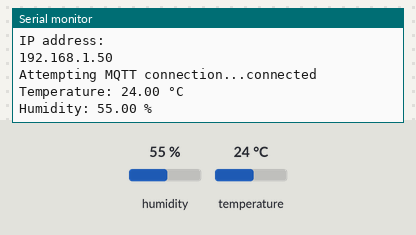
Recording of a sketch running on a simulated ESP32. Parts: the last lines printed to the serial monitor. The inputs (shaded band) are chosen by the test bench; at power-on: humidity 55 %, temperature 24 °C. WiFi joins after 1.5 s; servers stay silent unless stated; no MQTT or app messages arrive unless stated.

Above: at 2.7 s.
2.8 s: humidity set to 22 %
At 4.4 s:
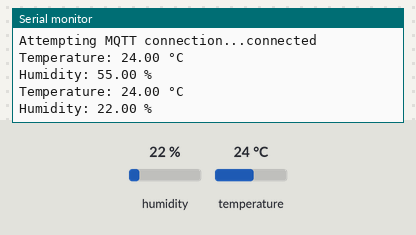
5.5 s: temperature set to 12 °C
At 6.8 s:
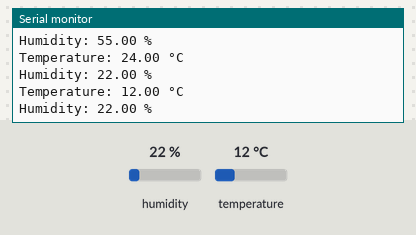
8.2 s: humidity set to 40 %
At 10.5 s:
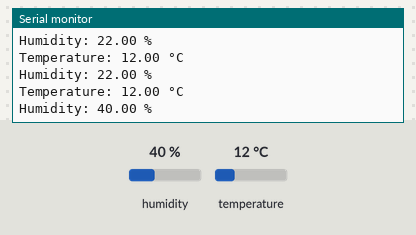
Timing chart, 0 to 12.0 s (numbered marks = the images above; inputs shaded):
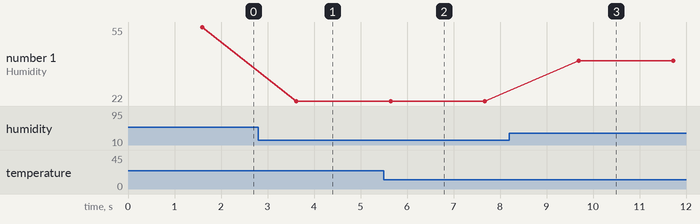

Measured:
- after the input at 2.8 s, the serial monitor: prints a new line after 0.82 s (image 1)
- after the input at 5.5 s, the serial monitor: prints a new line after 0.15 s (image 2)
- after the input at 8.2 s, the serial monitor: prints a new line after 1.5 s (image 3)
- plotted number 1: 55 → 22 after the input at 2.8 s, 22 → 40 after the input at 8.2 s

The sketch:

dht_mqtt.ino
```cpp
#include <WiFi.h>
#include <PubSubClient.h>
#include <DHT.h> // Include the DHT sensor library

#define DHTPIN 32      // Pin connected to DHT11 sensor
#define DHTTYPE DHT11  // Specify DHT sensor type as DHT11

DHT dht(DHTPIN, DHTTYPE); // Create a DHT object with specified pin and type

// Wi-Fi credentials
const char* ssid = "SIC_5G";
const char* password = "siccit@123";

// MQTT broker details
const char* mqtt_server = "mqtt.platinumrobotics.com";
const int mqttPort = 1883;
const char* mqttuser = "mqtt_user";
const char* mqttpassword = "8655167646";

// MQTT topics
const char* tempTopic = "ctrl/Sensor/Temperature";
const char* humidityTopic = "ctrl/Sensor/Humidity";

WiFiClient espClient;
PubSubClient client(espClient);

void setup_wifi() {
  delay(10);
  Serial.println();
  Serial.print("Connecting to ");
  Serial.println(ssid);

  WiFi.begin(ssid, password);

  while (WiFi.status() != WL_CONNECTED) {
    delay(500);
    Serial.print(".");
  }

  Serial.println();
  Serial.println("WiFi connected");
  Serial.println("IP address: ");
  Serial.println(WiFi.localIP());
}

void reconnect() {
  while (!client.connected()) {
    Serial.print("Attempting MQTT connection...");
    if (client.connect("dht11_client", mqttuser, mqttpassword)) {
      Serial.println("connected");
    } else {
      Serial.print("failed, rc=");
      Serial.print(client.state());
      Serial.println(" try again in 5 seconds");
      delay(5000);
    }
  }
}

void setup() {
  Serial.begin(9600);
  setup_wifi();
  client.setServer(mqtt_server, mqttPort);

  dht.begin(); // Initialize the DHT sensor
}

void loop() {
  if (!client.connected()) {
    reconnect();
  }
  client.loop();

  // Read temperature and humidity
  float temperature = dht.readTemperature();
  float humidity = dht.readHumidity();

  // Check if any reading failed
  if (isnan(temperature) || isnan(humidity)) {
    Serial.println("Failed to read from DHT sensor!");
    return;
  }

  // Print temperature and humidity
  Serial.print("Temperature: ");
  Serial.print(temperature);
  Serial.println(" °C");

  Serial.print("Humidity: ");
  Serial.print(humidity);
  Serial.println(" %");

  // Publish data to MQTT topics
  char tempStr[8];
  char humidityStr[8];
  dtostrf(temperature, 6, 2, tempStr);  // Convert temperature to string
  dtostrf(humidity, 6, 2, humidityStr); // Convert humidity to string

  client.publish(tempTopic, tempStr);
  client.publish(humidityTopic, humidityStr);

  delay(2000); // Wait 2 seconds before next reading
}
```
